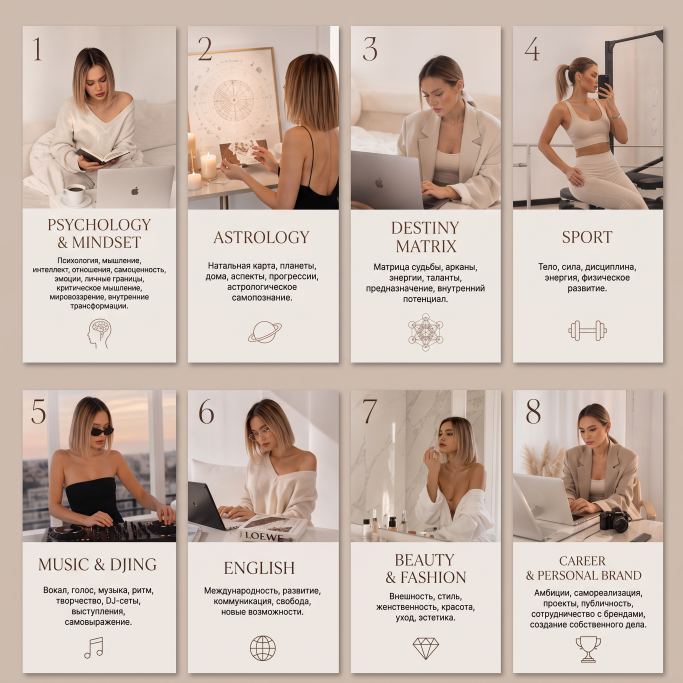
#> input picture assets/matrix-cover-collage.webp, 2048 x 2048 px (shown at 1/3 size)
$ python prepare_matrix_cover_photo.py
#> lines starting #> are read from the running program, lines starting #| are printed output that depends on the picture; after the words box and inside, x2 and y2 are one past the last pixel; in counts of white or black regions, pixels touching at a corner belong together
"""Cut out the woman reading from photo 1, without changing the image of her face."""
from pathlib import Path
from PIL import Image,ImageFilter
import cv2
import numpy as np
R=Path(__file__).resolve().parents[1]
im=Image.open(R/'assets/matrix-cover-collage.webp').convert('RGB').crop((68,78,528,630))
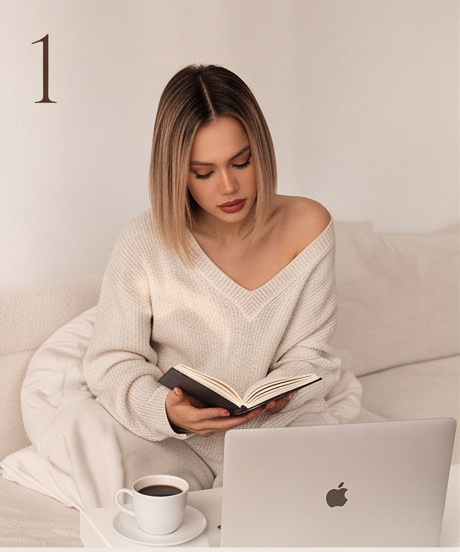
#> im: PIL image 460x552 RGB; mean R, G, B 201, 180.4, 167.8
rgb=np.asarray(im);h,w=rgb.shape[:2]
#> after `h, w = rgb.shape[:2]`: h = 552; w = 460
# Head, arms, book and sweater; the printed number and collage borders stay out.
poly=np.array([(153,83),(168,68),(190,62),(220,67),(247,77),(267,105),(278,138),(279,166),(278,193),(301,196),(327,205),(338,220),(338,262),(342,298),(343,328),(350,356),(356,384),(353,408),(335,425),(331,443),(325,468),(305,482),(278,483),(256,480),(232,477),(208,479),(177,476),(150,468),(125,455),(105,440),(89,420),(81,399),(81,368),(87,342),(91,307),(99,267),(108,237),(121,218),(142,211),(148,191),(147,161),(146,126)],np.int32)
seed=np.zeros((h,w),np.uint8);cv2.fillPoly(seed,[poly],255)
#> after `cv2.fillPoly(seed, [poly], 255)`:
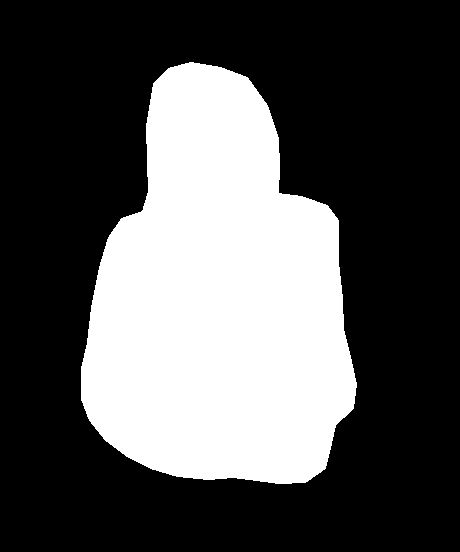
#> seed: shape (552, 460); 32.8% white; 1 white region, box (x1, y1, x2, y2) and area: (81, 62, 357, 484) 83262
k=lambda n:cv2.getStructuringElement(cv2.MORPH_ELLIPSE,(n,n))
inside=cv2.erode(seed,k(21));outside=cv2.dilate(seed,k(17))
mask=np.full((h,w),cv2.GC_PR_BGD,np.uint8);mask[seed>0]=cv2.GC_PR_FGD;mask[outside==0]=cv2.GC_BGD;mask[inside>0]=cv2.GC_FGD
cv2.grabCut(cv2.cvtColor(rgb,cv2.COLOR_RGB2BGR),mask,None,np.zeros((1,65),np.float64),np.zeros((1,65),np.float64),7,cv2.GC_INIT_WITH_MASK)
a=np.where((mask==cv2.GC_FGD)|(mask==cv2.GC_PR_FGD),255,0).astype('uint8')
n,lab,stats,_=cv2.connectedComponentsWithStats(a,8);a=np.where(lab==1+np.argmax(stats[1:,4]),255,0).astype('uint8')
a=np.asarray(Image.fromarray(a).filter(ImageFilter.GaussianBlur(1.2))).copy()
# Fade only the bottom of the sweater, not the face, hands or book.
for y in range(436,h):a[y]=(a[y].astype(float)*max(0,(500-y)/64)).astype('uint8')
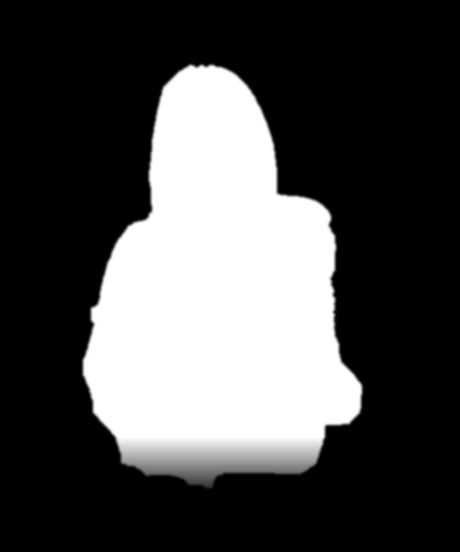
#> a: shape (552, 460); min 0, max 255, mean 75.9
im.putalpha(Image.fromarray(a));im=im.crop((65,53,370,500));im.save(R/'assets/matrix-photo-reading.png')
#> after `im.putalpha(Image.fromarray(a))`:
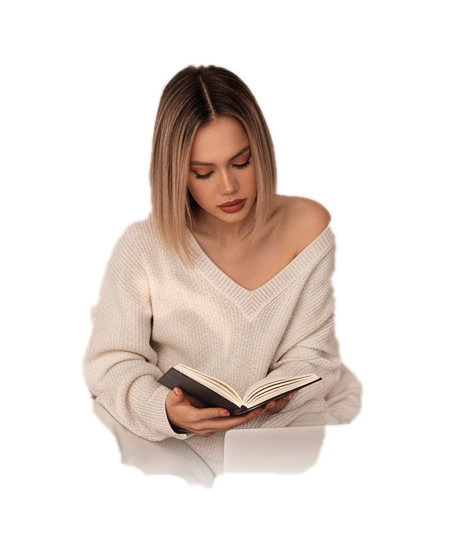
#> im: PIL image 460x552 RGBA; mean R, G, B, A 201, 180.4, 167.8, 75.9; transparent parts drawn white
#> after `im = im.crop((65, 53, 370, 500))`:
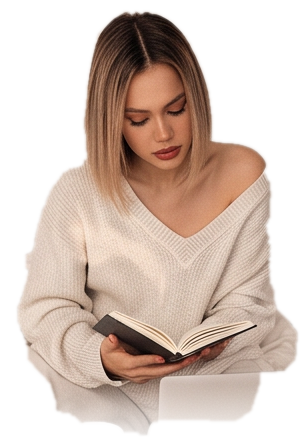
#> im: PIL image 305x447 RGBA; mean R, G, B, A 192.4, 167.9, 153.4, 141.4; transparent parts drawn white
bg=Image.new('RGB',im.size,(187,188,197));bg.paste(im,mask=im.getchannel('A'));bg.save('/home/user/matrix-reading-cutout.png')
#> after `bg = Image.new('RGB', im.size, (187, 188, 197))`:
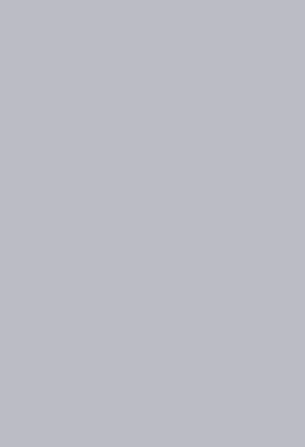
#> bg: PIL image 305x447 RGB; mean R, G, B 187, 188, 197
#> after `bg.paste(im, mask=im.getchannel('A'))`:
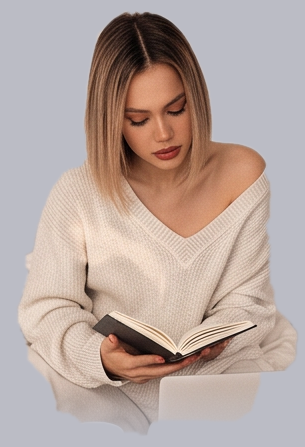
#> bg: PIL image 305x447 RGB; mean R, G, B 183.4, 166.7, 160.9
print(im.size,im.getbbox())
#| (305, 447) (15, 9, 300, 437)
